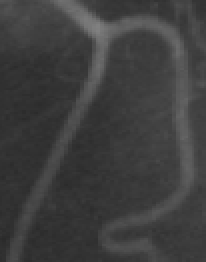
%> input picture Bias Correction（Li）/5.bmp, 103 x 131 px (shown 2 times larger)
$ octave Demo.m   (GNU Octave 9; MATLAB toolbox functions it lacks are replaced by stand-ins)
%> lines starting %> are read from the running program, lines starting %| are printed output that depends on the picture; in (x1, y1, x2, y2) boxes, pixels count from 0 and x2, y2 are one past the last pixel; in counts of white or black regions, pixels touching at a corner belong together; the program's own positions count from 1
### Bias Correction（Li）/normalize01.m
function f=normalize01(f);
% Normalize to the range of [0,1]

fmin  = min(f(:));
fmax  = max(f(:));
f = (f-fmin)/(fmax-fmin);  % Normalize f to the range [0,1]

### Bias Correction（Li）/lse_bfe.m
function [u, b, C]= lse_bfe(u0,Img, b, Ksigma,KONE, nu,timestep,mu,epsilon, iter_lse)
% This code implements the level set evolution (LSE) and bias field estimation
% proposed in the following paper:
%      C. Li, R. Huang, Z. Ding, C. Gatenby, D. N. Metaxas, and J. C. Gore,
%      "A Level Set Method for Image Segmentation in the Presence of Intensity
%      Inhomogeneities with Application to MRI", IEEE Trans. Image Processing, 2011
%
% Note:
%    This code implements the two-phase formulation of the model in the above paper.
%    The two-phase formulation uses the signs of a level set function to represent
%    two disjoint regions, and therefore can be used to segment an image into two regions,
%    which are represented by (u>0) and (u<0), where u is the level set function.
%
%    All rights researved by Chunming Li, who formulated the model, designed and
%    implemented the algorithm in the above paper.
%
% E-mail: lchunming@gmail.com
% URL: http://www.engr.uconn.edu/~cmli/
% Copyright (c) by Chunming Li
% Author: Chunming Li

u=u0;
KB1 = conv2(b,Ksigma,'same');
KB2 = conv2(b.^2,Ksigma,'same');
C =updateC(Img, u, KB1, KB2, epsilon);

KONE_Img = Img.^2.*KONE;
u = updateLSF(Img,u, C, KONE_Img, KB1, KB2, mu, nu, timestep, epsilon, iter_lse);

Hu=Heaviside(u,epsilon);
M(:,:,1)=Hu;
M(:,:,2)=1-Hu;
b =updateB(Img, C, M,  Ksigma);


% update level set function
function u = updateLSF(Img, u0, C, KONE_Img, KB1, KB2, mu, nu, timestep, epsilon, iter_lse)
u=u0;
Hu=Heaviside(u,epsilon);
M(:,:,1)=Hu;
M(:,:,2)=1-Hu;
N_class=size(M,3);
e=zeros(size(M));
u=u0;
for kk=1:N_class
    e(:,:,kk) = KONE_Img - 2*Img.*C(kk).*KB1 + C(kk)^2*KB2;
end

for kk=1:iter_lse
    u=NeumannBoundCond(u);
    K=curvature_central(u);    % div()
    DiracU=Dirac(u,epsilon);
    ImageTerm=-DiracU.*(e(:,:,1)-e(:,:,2));
    penalizeTerm=mu*(4*del2(u)-K);
    lengthTerm=nu.*DiracU.*K;
    u=u+timestep*(lengthTerm+penalizeTerm+ImageTerm);
end

% update b
function b =updateB(Img, C, M,  Ksigma)

PC1=zeros(size(Img));
PC2=PC1;
N_class=size(M,3);
for kk=1:N_class
    PC1=PC1+C(kk)*M(:,:,kk);
    PC2=PC2+C(kk)^2*M(:,:,kk);
end
KNm1 = conv2(PC1.*Img,Ksigma,'same');
KDn1 = conv2(PC2,Ksigma,'same');

b = KNm1./KDn1;

% Update C
function C_new =updateC(Img, u, Kb1, Kb2, epsilon)
Hu=Heaviside(u,epsilon);
M(:,:,1)=Hu;
M(:,:,2)=1-Hu;
N_class=size(M,3);
for kk=1:N_class
    Nm2 = Kb1.*Img.*M(:,:,kk);
    Dn2 = Kb2.*M(:,:,kk);
    C_new(kk) = sum(Nm2(:))/sum(Dn2(:));
end


% Make a function satisfy Neumann boundary condition
% [16 lines left out: functions NeumannBoundCond, curvature_central, not called in this run]

function h = Heaviside(x,epsilon)
h=0.5*(1+(2/pi)*atan(x./epsilon));

function f = Dirac(x, epsilon)
f=(epsilon/pi)./(epsilon^2.+x.^2);

### Bias Correction（Li）/Demo.m

% This code demonstrates the level set evolution (LSE) and bias field estimation
% proposed in the following paper:
%      C. Li, R. Huang, Z. Ding, C. Gatenby, D. N. Metaxas, and J. C. Gore,
%      "A Level Set Method for Image Segmentation in the Presence of Intensity
%      Inhomogeneities with Application to MRI", IEEE Trans. Image Processing, 2011
%

% Note:
%    This code implements the two-phase formulation of the model in the above paper.
%    The two-phase formulation uses the signs of a level set function to represent
%    two disjoint regions, and therefore can be used to segment an image into two regions,
%    which are represented by (u>0) and (u<0), where u is the level set function.
%
%    All rights researved by Chunming Li, who formulated the model, designed and
%    implemented the algorithm in the above paper.
%
% E-mail: lchunming@gmail.com
% URL: http://www.engr.uconn.edu/~cmli/
% Copyright (c) by Chunming Li
% Author: Chunming Li

close all;
clear all;
Img=imread('5.bmp');
%> Img is the input picture: size 131x103 uint8; min 42, max 128, mean 62.3
Img=double(Img(:,:,1));
%> Img: size 131x103 double
A=255;
Img=A*normalize01(Img); % rescale the image intensities
%> in normalize01, `fmin  = min(f(:));`: fmin = 42
%> in normalize01, `fmax  = max(f(:));`: fmax = 128
nu=0.001*A^2; % coefficient of arc length term

sigma = 4; % scale parameter that specifies the size of the neighborhood
iter_outer=50;
iter_inner=10;   % inner iteration for level set evolution

timestep=.1;
mu=1;  % coefficient for distance regularization term (regularize the level set function)

c0=1;
figure(1);
imagesc(Img,[0, 255]); colormap(gray); axis off; axis equal

% initialize level set function
initialLSF = c0*ones(size(Img));
initialLSF(30:90,50:90) = -c0;
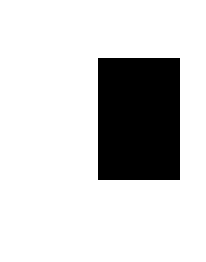
%> initialLSF: size 131x103 double (shown 2 times larger); values -1 (black) and 1 (white), 81.5% white; 1 black region, box (x1, y1, x2, y2) and area: (49, 29, 90, 90) 2501
u=initialLSF;

hold on;
contour(u,[0 0],'r');
title('Initial contour');
%> figure, not shown here; shown 3 times larger; its title reads 'Initial contour'

figure(2);
imagesc(Img,[0, 255]); colormap(gray); axis off; axis equal
hold on;
contour(u,[0 0],'r');
title('Initial contour');

epsilon=1;
b=ones(size(Img));  %%% initialize bias field

K=fspecial('gaussian',round(2*sigma)*2+1,sigma); % Gaussian kernel
KI=conv2(Img,K,'same');
KONE=conv2(ones(size(Img)),K,'same');

[row,col]=size(Img);
%> row = 131; col = 103
N=row*col;
%> N = 13493

for n=1:iter_outer
    [u, b, C]= lse_bfe(u,Img, b, K,KONE, nu,timestep,mu,epsilon, iter_inner);

    if mod(n,2)==0
        pause(0.001);
        imagesc(Img,[0, 255]); colormap(gray); axis off; axis equal;
        hold on;
        contour(u,[0 0],'r');
        iterNum=[num2str(n), ' iterations'];
        title(iterNum);
        hold off;
    end

end
%> this loop made 50 passes
%> C on passes 1 to 12: [60.35 60.92], [52.26 64.98], [44.02 72.2], [42.28 73.6], [41.56 74.19], [41.13 74.55], [40.88 74.77], [40.71 74.91], [40.61 75], [40.54 75.06], [40.49 75.1], [40.45 75.14]
%> pass 1, in updateB, `KNm1 = conv2(PC1.*Img,Ksigma,'same');`:
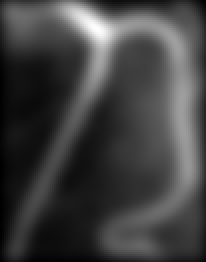
%> KNm1: size 131x103 double (shown 2 times larger); min 666.8, max 11710.5, mean 3489.6; drawn with min black and max white
%> after the loop:
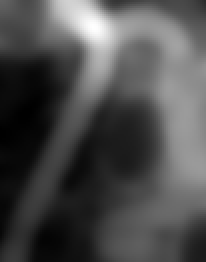
%> b: size 131x103 double (shown 2 times larger); min 0.439, max 2.82, mean 1.16; drawn with min black and max white
%> after the loop:
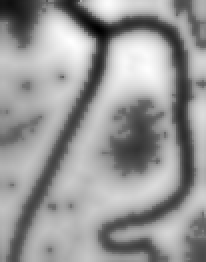
%> u: size 131x103 double (shown 2 times larger); min -46.02, max 52.07, mean 12.2; drawn with min black and max white
%> after the loop, iterNum = '50 iterations'
%> after the loop:
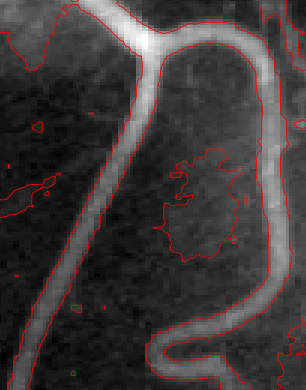
%> figure redrawn from the program's plot data; shown 3 times larger; its title reads '50 iterations'
Mask =(Img>10);
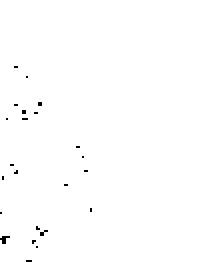
%> Mask: size 131x103 logical (shown 2 times larger); 99.5% white; black in thin lines or dots, all inside (x1, y1, x2, y2) = (0, 33, 46, 131)
Img_corrected=normalize01(Mask.*Img./(b+(b==0)))*255;
%> in normalize01 (call 2), `fmin  = min(f(:));`: fmin = 0
%> in normalize01 (call 2), `fmax  = max(f(:));`: fmax = 108
%> in normalize01 (call 2), `f = (f-fmin)/(fmax-fmin);`:
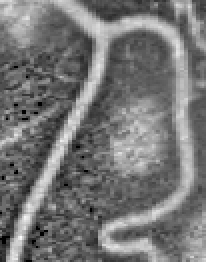
%> f: size 131x103 double (shown 2 times larger); min 0, max 1, mean 0.462

figure(3); imagesc(b);  colormap(gray); axis off; axis equal;
title('Bias field');

figure(4);
imagesc(Img_corrected); colormap(gray); axis off; axis equal;
title('Bias corrected image');
